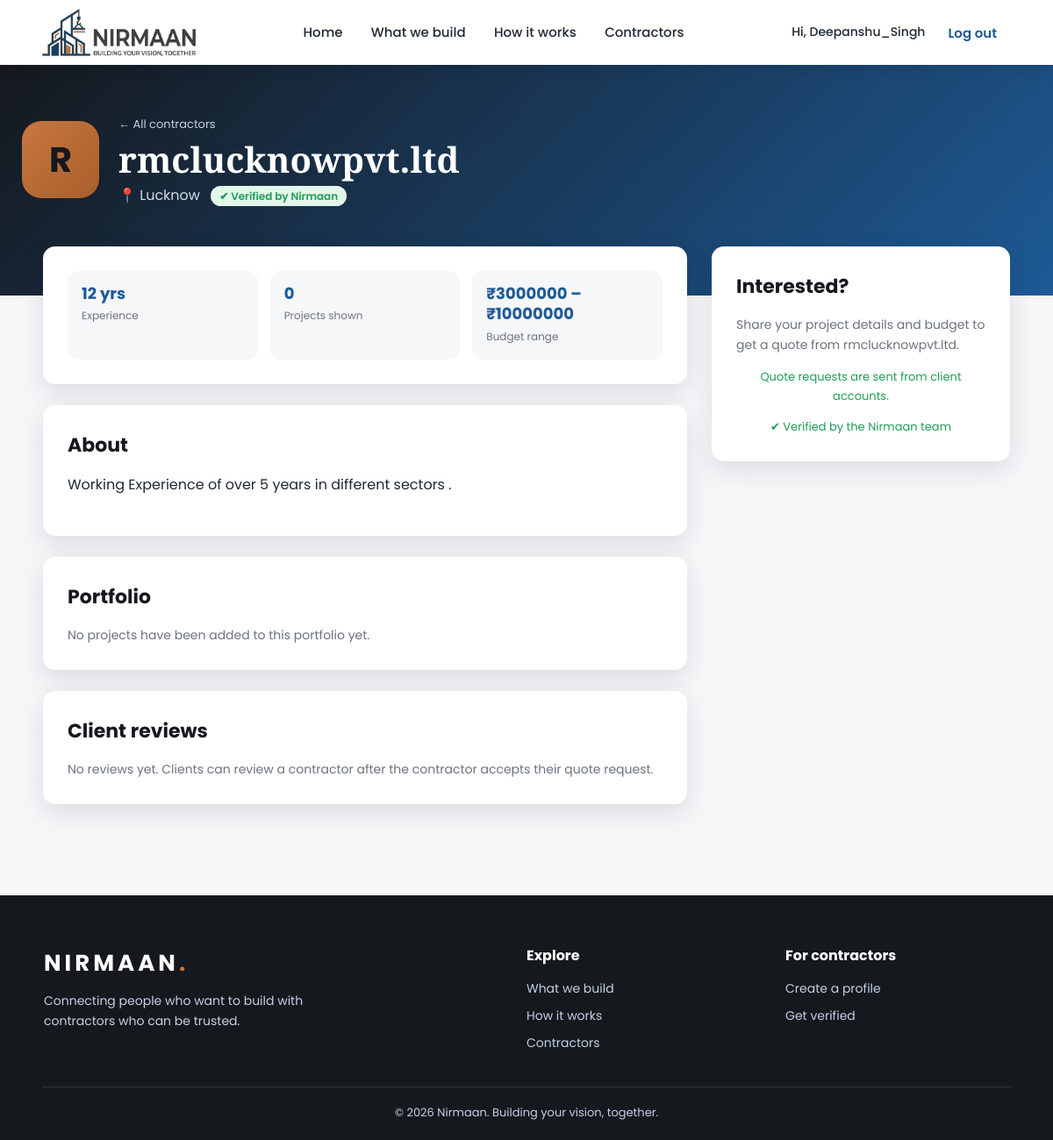
The app's page /contractors/2/ (signed in) with its own data.
### contractors/models.py (models this page shows, shortened)
class ContractorProfile(models.Model):
    user = models.OneToOneField(User, on_delete=models.CASCADE)
    company_name = models.CharField(max_length=200)
    city = models.CharField(max_length=100)
    about = models.TextField(blank=True)
    experience_years = models.PositiveIntegerField()
    min_budget = models.DecimalField(max_digits=12, decimal_places=2)
    max_budget = models.DecimalField(max_digits=12, decimal_places=2)
    specialties = models.ManyToManyField(Specialty, blank=True)
    verified = models.BooleanField(default=False)
    created_at = models.DateTimeField(auto_now_add=True)
    class Meta:
        ordering = ["-created_at"]

### contractors/views.py (the view)
# urls.py: path("contractors/<int:pk>/", views.contractor_detail, name="detail"),
def contractor_detail(request, pk):
    queryset = with_ratings(
        ContractorProfile.objects.filter(verified=True)
    ).prefetch_related("specialties")
    contractor = get_object_or_404(queryset, pk=pk)
    projects = contractor.projects.select_related("specialty").prefetch_related("images")
    reviews = contractor.reviews.select_related("client")
    can_review = False
    my_review = None
    account = getattr(request.user, "account", None)
    if account is not None and account.role == "client":
        can_review = QuoteRequest.objects.filter(
            client=request.user, contractor=contractor, status="accepted"
        ).exists()
        my_review = reviews.filter(client=request.user).first()
    return render(
        request,
        "contractors/detail.html",
        {
            "contractor": contractor,
            "projects": projects,
            "reviews": reviews,
            "can_review": can_review,
            "my_review": my_review,
        },
    )

### contractors/views.py (called while the page is built)
def with_ratings(queryset):
    return queryset.annotate(
        avg_rating=Avg("reviews__rating"),
        review_count=Count("reviews", distinct=True),
    )

### contractors/templates/contractors/detail.html (shortened to what this page needs)
{% extends "contractors/base.html" %}
{% load rating %}
{% block content %}
<section class="profile-head">
  <div class="profile-head-inner">
    <div class="avatar avatar-lg">{{ contractor.company_name|slice:":1"|upper }}</div>
    <div>
      <a class="back-link" href="{% url 'contractors:list' %}">← All contractors</a>
      <h1>{{ contractor.company_name }}</h1>
      <p class="profile-sub">📍 {{ contractor.city }} <span class="badge">✔ Verified by Nirmaan</span></p>
    </div>
  </div>
</section>
<div class="profile-layout">
  <div class="profile-main">
    <div class="panel">
      <div class="stat-row">
        <div class="stat-box"><strong>{{ contractor.experience_years }} yrs</strong><span>Experience</span></div>
        <div class="stat-box"><strong>{{ projects|length }}</strong><span>Projects shown</span></div>
        <div class="stat-box"><strong>₹{{ contractor.min_budget|floatformat:0 }} – ₹{{ contractor.max_budget|floatformat:0 }}</strong><span>Budget range</span></div>
      </div>
    </div>
    <div class="panel">
      <h2>About</h2>
      {% if contractor.about %}
        <p>{{ contractor.about|linebreaksbr }}</p>
      {% else %}
        <p class="muted">This contractor has not added a description yet.</p>
      {% endif %}
    </div>
    <div class="panel">
      <h2>Portfolio</h2>
      <div class="projects">
        {% for project in projects %}
          <article class="project">
            {% with images=project.images.all %}
              {% if images %}
                <img class="project-cover" src="{{ images.0.image.url }}" alt="{{ project.title }}">
              {% else %}
                <div class="project-cover project-empty">🏗️</div>
              {% endif %}
              <div class="project-body">
                <h3>{{ project.title }}</h3>
                <p class="project-meta">
                  {% if project.location %}<span>📍 {{ project.location }}</span>{% endif %}
                  {% if project.specialty %}<span>🏷️ {{ project.specialty.name }}</span>{% endif %}
                  {% if project.completed_year %}<span>📅 {{ project.completed_year }}</span>{% endif %}
                  {% if project.duration_months %}<span>⏱️ {{ project.duration_months }} month{{ project.duration_months|pluralize }}</span>{% endif %}
                  {% if project.cost %}<span>💰 ₹{{ project.cost|floatformat:0 }}</span>{% endif %}
                </p>
                {% if project.description %}<p class="project-text">{{ project.description|linebreaksbr }}</p>{% endif %}
              </div>
              {% if images|length > 1 %}
                <div class="thumbs">
                  {% for img in images|slice:"1:" %}
                    <a href="{{ img.image.url }}" target="_blank" rel="noopener"><img src="{{ img.image.url }}" alt="{{ img.caption|default:project.title }}"></a>
                  {% endfor %}
                </div>
              {% endif %}
            {% endwith %}
          </article>
        {% empty %}
          <p class="muted">No projects have been added to this portfolio yet.</p>
        {% endfor %}
      </div>
    </div>
    <div class="panel" id="reviews">
      <div class="panel-head">
        <h2>Client reviews</h2>
      </div>
      {% for r in reviews %}
        <article class="review">
          <div class="review-head">
            <strong>{{ r.client.first_name|default:"Nirmaan client" }}</strong>
            <span class="stars">{{ r.rating|stars }}</span>
          </div>
          <p class="muted">{{ r.created_at|date:"j M Y" }}</p>
          <p>{{ r.comment|linebreaksbr }}</p>
        </article>
      {% empty %}
        <p class="muted">No reviews yet. Clients can review a contractor after the contractor accepts their quote request.</p>
      {% endfor %}
    </div>
  </div>
  <aside class="profile-side">
    <div class="panel side-card">
      <h2>Interested?</h2>
      <p class="muted">Share your project details and budget to get a quote from {{ contractor.company_name }}.</p>
      {% if user.is_authenticated %}
        {% if user.account.role == "client" %}
          <a class="btn btn-gold btn-block" href="{% url 'contractors:quote_request' contractor.pk %}">Request a quote</a>
        {% else %}
          <p class="side-note">Quote requests are sent from client accounts.</p>
        {% endif %}
      {% else %}
        <a class="btn btn-gold btn-block" href="{% url 'contractors:login' %}?next={% url 'contractors:quote_request' contractor.pk %}">Log in to request a quote</a>
        <p class="side-note">New to Nirmaan? <a href="{% url 'contractors:signup' %}">Create a free account</a></p>
      {% endif %}
      <p class="side-note">✔ Verified by the Nirmaan team</p>
    </div>
  </aside>
</div>
{% endblock %}

### contractors/templates/contractors/base.html (shortened to what this page needs)
{% load static %}
<!DOCTYPE html>
<html lang="en">
<head>
  <link rel="stylesheet" href="{% static 'contractors/style.css' %}">
</head>
<body>
  <header class="navbar">
    <a class="logo-link" href="{% url 'contractors:home' %}">
      <img class="logo" src="{% static 'contractors/images/nirmaan-logo.png' %}" alt="Nirmaan: Building your vision, together">
    </a>
    <nav class="nav-links">
      <a href="{% url 'contractors:home' %}">Home</a>
      <a href="{% url 'contractors:home' %}#categories">What we build</a>
      <a 	href="{% url 'contractors:home' %}#how">How it works</a>
      <a href="{% url 'contractors:list' %}">Contractors</a>
    </nav>
    <div class="nav-actions">
    {% if user.is_authenticated %}
        <span class="nav-user">Hi, {{ user.first_name|default:user.username }}</span>
        <form method="post" action="{% url 'contractors:logout' %}" class="logout-form">
          <button type="submit" class="btn btn-link">Log out</button>
        </form>
      {% else %}
        <a class="btn btn-link" href="{% url 'contractors:login' %}">Log in</a>
        <a class="btn btn-gold btn-sm" href="{% url 'contractors:signup' %}">Sign up</a>
      {% endif %}
    </div>
  </header>
  <main>
    {% block content %}{% endblock %}
  </main>
  <footer class="footer">
    <div class="footer-grid">
      <div>
        <a class="brand" href="{% url 'contractors:home' %}">Nirmaan<span class="dot">.</span></a>
        <p class="footer-text">Connecting people who want to build with contractors who can be trusted.</p>
      </div>
      <div>
        <h4>Explore</h4>
        <a href="{% url 'contractors:home' %}#categories">What we build</a>
        <a 	href="{% url 'contractors:home' %}#how">How it works</a>
        <a href="{% url 'contractors:list' %}">Contractors</a>
      </div>
      <div>
        <h4>For contractors</h4>
        <a href="{% url 'contractors:signup' %}?role=contractor">Create a profile</a>
        <a href="#">Get verified</a>
      </div>
    </div>
    <p class="copyright">&copy; 2026 Nirmaan. Building your vision, together.</p>
  </footer>
</body>
</html>

### contractors/static/contractors/style.css (style rules this page uses)
:root { --navy: #15181d; --blue: #1d5a96; --sky: #2f7fc1; --gold: #c8773e; --gold-dark: #a85f2c; --ink: #1f2933; --muted: #6b7280; --bg: #f6f7f9; --white: #ffffff; --green: #1f9d55; --radius: 14px; --shadow: 0 10px 30px rgba(21, 24, 29, 0.12); }
* { box-sizing: border-box; margin: 0; padding: 0; }
html { scroll-behavior: smooth; }
body { font-family: "Poppins", Arial, sans-serif; color: var(--ink); background: var(--bg); line-height: 1.65; }
a { text-decoration: none; color: inherit; }
.btn { display: inline-block; padding: 13px 28px; border-radius: 10px; font-weight: 600; font-size: 15px; border: 2px solid transparent; transition: transform .2s, box-shadow .2s, background .2s; cursor: pointer; }
.btn-link { color: var(--blue); padding: 10px 14px; }
.navbar { position: sticky; top: 0; z-index: 50; display: flex; align-items: center; justify-content: space-between; gap: 20px; padding: 10px 48px; background: rgba(255, 255, 255, 0.97); backdrop-filter: blur(8px); box-shadow: 0 2px 14px rgba(21, 24, 29, 0.10); }
.brand { font-family: "Poppins", Arial, sans-serif; font-size: 26px; font-weight: 700; color: var(--white); letter-spacing: 4px; text-transform: uppercase; }
.brand .dot { color: var(--gold); }
.nav-links a { color: var(--ink); margin: 0 14px; font-weight: 500; font-size: 15px; transition: color .2s; }
.nav-actions { display: flex; align-items: center; gap: 6px; }
.avatar { flex-shrink: 0; display: grid; place-items: center; width: 54px; height: 54px; border-radius: 14px; background: linear-gradient(135deg, var(--gold), var(--gold-dark)); color: var(--navy); font-size: 24px; font-weight: 700; }
.badge { margin-left: auto; align-self: flex-start; font-size: 12px; font-weight: 600; background: #e3f6ea; color: var(--green); padding: 3px 10px; border-radius: 20px; white-space: nowrap; }
.muted { color: var(--muted); font-size: 14px; }
.footer { background: var(--navy); color: #c3d1e6; padding: 56px 48px 20px; }
.footer-grid { display: grid; grid-template-columns: 2fr 1fr 1fr; gap: 40px; max-width: 1100px; margin: 0 auto 30px; }
.footer h4 { color: var(--white); margin-bottom: 12px; }
.footer-grid a:not(.brand) { display: block; margin-bottom: 8px; font-size: 14px; transition: color .2s; }
.footer-text { margin-top: 10px; font-size: 14px; max-width: 320px; }
.copyright { text-align: center; font-size: 13px; padding-top: 18px; border-top: 1px solid rgba(255,255,255,.12); }
.logo-link { display: flex; align-items: center; }
.logo { height: 54px; width: auto; display: block; }
button.btn { font-family: inherit; }
.profile-head { padding: 54px 24px 100px; color: var(--white); background: linear-gradient(135deg, var(--navy), var(--blue)); }
.profile-head-inner { max-width: 1150px; margin: 0 auto; display: flex; align-items: center; gap: 22px; flex-wrap: wrap; }
.avatar-lg { width: 88px; height: 88px; font-size: 40px; border-radius: 22px; }
.profile-head h1 { font-family: "Playfair Display", serif; font-size: clamp(28px, 4vw, 40px); line-height: 1.2; margin: 4px 0; }
.profile-sub { color: #d0dbeb; }
.profile-sub .badge { margin-left: 8px; }
.back-link { font-size: 13px; color: #c3d1e6; }
.profile-layout { max-width: 1150px; margin: -56px auto 0; padding: 0 24px 80px; display: grid; grid-template-columns: 1fr 340px; gap: 28px; align-items: start; position: relative; z-index: 2; }
.panel { background: var(--white); padding: 28px; border-radius: var(--radius); box-shadow: var(--shadow); margin-bottom: 24px; }
.panel h2 { color: var(--navy); font-size: 22px; margin-bottom: 14px; }
.stat-row { display: grid; grid-template-columns: repeat(3, 1fr); gap: 14px; }
.stat-box { background: var(--bg); padding: 14px 16px; border-radius: 12px; }
.stat-box strong { display: block; font-size: 18px; color: var(--blue); line-height: 1.3; }
.stat-box span { font-size: 12px; color: var(--muted); }
.projects { display: grid; gap: 24px; }
.side-card { position: sticky; top: 96px; }
.side-note { margin-top: 14px; font-size: 13px; color: var(--green); text-align: center; }
button.btn-link { background: none; font-family: inherit; cursor: pointer; }
.logout-form { display: inline; }
.nav-user { color: var(--ink); font-weight: 500; font-size: 14px; margin-right: 4px; }
.panel-head { display: flex; align-items: center; justify-content: space-between; gap: 12px; margin-bottom: 14px; }
.panel-head h2 { margin: 0; }

### records on screen
ContractorProfile: company_name "R", company_name "rmclucknowpvt.ltd", city "Lucknow", experience_years "12", min_budget "3000000", max_budget "10000000", about "Working Experience of over 5 years in different sectors ."

### other values on screen
{{ user.first_name|default:user.username }} "Deepanshu_Singh"
{{ projects|length }} "0"
